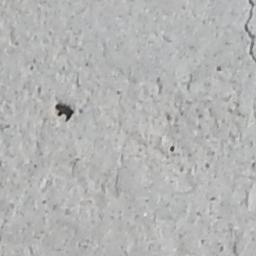
#> input picture backend/ai/data/structured_dataset/train/crack/D_7002-66.jpg, 256 x 256 px
$ python -i image_processor.py   (imports and definitions only)   (older library calls are emulated)
#> lines starting #> are read from the running program, lines starting #| are printed output that depends on the picture; after the words box and inside, x2 and y2 are one past the last pixel; in counts of white or black regions, pixels touching at a corner belong together
import cv2
import numpy as np

class ImageProcessor:
    def __init__(self, target_size=(224, 224)):
        self.target_size = target_size

    def preprocess(self, image_path):
        """
        Industrial-grade crack segmentation with texture rejection and geometric validation.
        """
        image = cv2.imread(image_path)
#> image is the input picture: shape (256, 256, 3); mean B, G, R 179.7, 180.2, 179.7
        if image is None:
            raise ValueError(f"Could not read image: {image_path}")

        # 1. Contrast Enhancement (CLAHE)
        lab = cv2.cvtColor(image, cv2.COLOR_BGR2LAB)
#> lab: shape (256, 256, 3); mean of channels 0, 1, 2 187.1, 127.8, 128.2
        l, a, b = cv2.split(lab)
        clahe = cv2.createCLAHE(clipLimit=2.0, tileGridSize=(8,8))
        cl = clahe.apply(l)
        limg = cv2.merge((cl,a,b))
#> limg: shape (256, 256, 3); mean of channels 0, 1, 2 179.3, 127.8, 128.2
        enhanced = cv2.cvtColor(limg, cv2.COLOR_LAB2BGR)

        # 2. Multi-stage Noise Reduction
        gray = cv2.cvtColor(enhanced, cv2.COLOR_BGR2GRAY)
        # Median blur is excellent for removing texture "speckles"
        denoised = cv2.medianBlur(gray, 5)
        # Bilateral filter preserves edges while smoothing flat areas
        smoothed = cv2.bilateralFilter(denoised, 9, 75, 75)

        # 3. Edge Extraction (Scharr)
        grad_x = cv2.Scharr(smoothed, cv2.CV_64F, 1, 0)
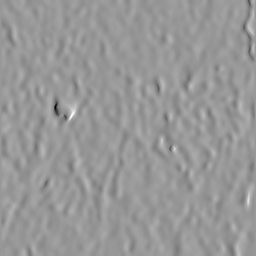
#> grad_x: shape (256, 256) float64; min -1513, max 1027, mean 1.1; drawn with min black and max white
        grad_y = cv2.Scharr(smoothed, cv2.CV_64F, 0, 1)
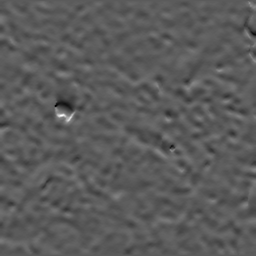
#> grad_y: shape (256, 256) float64; min -599, max 1065, mean -0.1; drawn with min black and max white
        grad = cv2.magnitude(grad_x, grad_y)
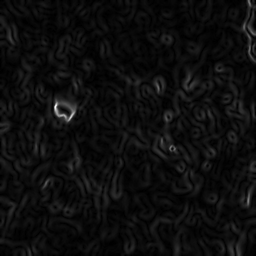
#> grad: shape (256, 256) float64; min 0, max 1571.5, mean 85.4; drawn with min black and max white
        grad = np.uint8(np.absolute(grad))
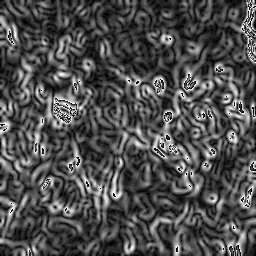
#> grad: shape (256, 256); min 0, max 255, mean 78.6

        # 4. Adaptive Thresholding
        thresh = cv2.adaptiveThreshold(
            grad, 255, cv2.ADAPTIVE_THRESH_GAUSSIAN_C,
            cv2.THRESH_BINARY, 11, 2
        )
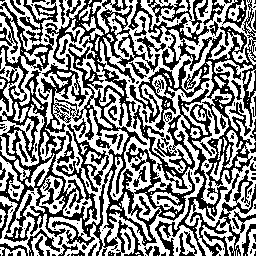
#> thresh: shape (256, 256); 53.6% white; 194 black regions (125 under 20 px), largest, box (x1, y1, x2, y2) and area: (0, 0, 195, 256) 14381, (128, 0, 256, 256) 10162, (19, 0, 58, 43) 506

        # 5. Advanced Morphological Filtering
        # Opening removes small objects (texture dots)
        kernel_small = np.ones((2,2), np.uint8)
        opening = cv2.morphologyEx(thresh, cv2.MORPH_OPEN, kernel_small, iterations=1)
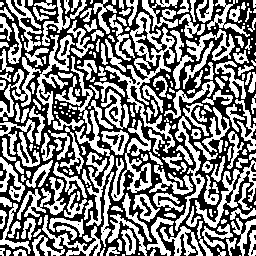
#> opening: shape (256, 256); 50.4% white; 65 black regions (40 under 20 px), largest, box (x1, y1, x2, y2) and area: (0, 0, 256, 256) 31028, (243, 225, 256, 256) 137, (140, 197, 152, 216) 80

        # Closing joins nearby crack segments
        kernel_large = np.ones((3,3), np.uint8)
        mask = cv2.morphologyEx(opening, cv2.MORPH_CLOSE, kernel_large, iterations=1)
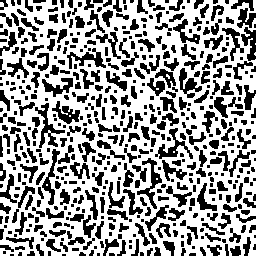
#> mask: shape (256, 256); 61.5% white; 552 black regions (225 under 20 px)

        # 6. Geometric Contour Validation (Texture Rejection)
        contours, _ = cv2.findContours(mask, cv2.RETR_EXTERNAL, cv2.CHAIN_APPROX_SIMPLE)
#> contours = 4 contours, 3 with area under 20; largest, box (x1, y1, x2, y2) and area: (0, 0, 256, 256) 60558

        accepted_cracks = []
        rejected_artifacts = []

        for cnt in contours:
            area = cv2.contourArea(cnt)
            peri = cv2.arcLength(cnt, True)

            # Basic size filter
            if area < 30 or peri < 40:
                rejected_artifacts.append(cnt)
                continue

            # Crack Geometry Metrics
            # 1. Aspect Ratio of Bounding Box (Cracks are usually elongated)
            x, y, w, h = cv2.boundingRect(cnt)
            rect_aspect_ratio = float(max(w, h)) / min(w, h)

            # 2. Solidity (Ratio of area to convex hull area)
            # Cracks are often "branchy" or thin, so they have low solidity compared to blobs
            hull = cv2.convexHull(cnt)
            hull_area = cv2.contourArea(hull)
            solidity = float(area) / hull_area if hull_area > 0 else 0

            # 3. Circularity (How close to a circle it is)
            # Cracks have very low circularity
            circularity = (4 * np.pi * area) / (peri * peri) if peri > 0 else 0

            # 4. Extent (Ratio of area to bounding box area)
            extent = float(area) / (w * h)

            # CRACK VALIDATION RULES:
            # - Must be elongated (high aspect ratio) OR
            # - Must be complex/thin (low circularity AND low solidity)
            is_crack = (rect_aspect_ratio > 2.5) or (circularity < 0.2 and solidity < 0.5)

            # Reject compact blobs (likely texture noise or shadows)
            if extent > 0.6 and circularity > 0.4:
                is_crack = False

            if is_crack:
                accepted_cracks.append(cnt)
            else:
                rejected_artifacts.append(cnt)
#> this loop made 4 passes
#> (area, peri, x, y, w, h, rect_aspect_ratio, hull_area) on pass 4: (60557.5, 2638, 0, 0, 256, 256, 1, 65019)
#> after the loop, accepted_cracks = []; rejected_artifacts has the same summary as contours

        geometry = self._analyze_geometry(accepted_cracks, image.shape)
#> geometry = {'total_length': 0, 'max_width': 0, 'density': 0, 'area_percentage': 0}

        return {
            "original": image,
            "enhanced": enhanced,
            "mask": mask,
            "contours": accepted_cracks,
            "rejected_contours": rejected_artifacts,
            "geometry": geometry
        }

    def _analyze_geometry(self, contours, img_shape):
        """
        Calculates physical properties of detected crack regions.
        """
        if not contours:
            return {"total_length": 0, "max_width": 0, "density": 0, "area_percentage": 0}

        total_area = 0
        max_width = 0
        total_length = 0

        for cnt in contours:
            area = cv2.contourArea(cnt)
            total_area += area

            # Approximate length using perimeter
            peri = cv2.arcLength(cnt, True)
            total_length += peri / 2

            # Estimate width using area/length
            if peri > 0:
                width = (2 * area) / peri
                max_width = max(max_width, width)

        img_area = img_shape[0] * img_shape[1]
        density = len(contours) / (img_area / 10000) # Contours per 100x100 block
        area_pct = (total_area / img_area) * 100

        return {
            "total_length": round(total_length, 2),
            "max_width": round(max_width, 2),
            "density": round(density, 2),
            "area_percentage": round(area_pct, 4)
        }

>>> result = ImageProcessor().preprocess('../data/structured_dataset/train/crack/D_7002-66.jpg')
#> result = 6 items

$ run again, on backend/ai/data/structured_dataset/train/crack/D_7003-162.jpg
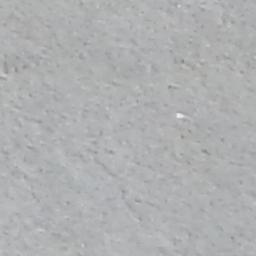
#> input picture backend/ai/data/structured_dataset/train/crack/D_7003-162.jpg, 256 x 256 px
#> in preprocess, image is the input picture: shape (256, 256, 3); mean B, G, R 177.3, 176.2, 175
#> lab: shape (256, 256, 3); mean of channels 0, 1, 2 183.3, 127.8, 127.3
#> limg: shape (256, 256, 3); mean of channels 0, 1, 2 178, 127.8, 127.3
#> in preprocess, `thresh = cv2.adaptiveThreshold( grad, 255, cv2.ADAPTIVE_THRESH_GAUSSIA..`:
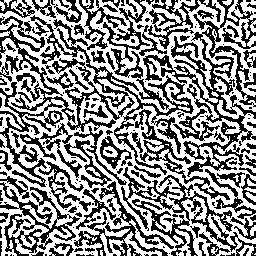
#> thresh: shape (256, 256); 55.3% white; 219 black regions (135 under 20 px), largest, box (x1, y1, x2, y2) and area: (0, 15, 194, 187) 6611, (143, 0, 256, 177) 4695, (121, 167, 256, 256) 2568
#> opening: shape (256, 256); 52.3% white; 77 black regions (55 under 20 px), largest, box (x1, y1, x2, y2) and area: (0, 0, 256, 256) 27199, (0, 172, 83, 256) 2082, (33, 0, 83, 24) 485
#> in preprocess, `mask = cv2.morphologyEx(opening, cv2.MORPH_CLOSE, kernel_large, iterat..`:
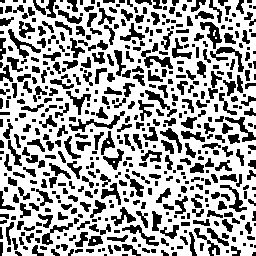
#> mask: shape (256, 256); 63.9% white; 544 black regions (199 under 20 px)
#> contours = 2 contours, 1 with area under 20; largest, box (x1, y1, x2, y2) and area: (0, 0, 256, 256) 61636
#> the loop in preprocess, `for cnt in contours:` made 2 passes
#> (area, peri, x, y, w, h, rect_aspect_ratio, hull_area) on pass 2: (61636, 2278.8, 0, 0, 256, 256, 1, 64998)
#> after the loop in preprocess, `for cnt in contours:`: accepted_cracks = []; rejected_artifacts has the same summary as contours
#> geometry = {'total_length': 0, 'max_width': 0, 'density': 0, 'area_percentage': 0}
#> result = 6 items

$ run again, on backend/ai/data/structured_dataset/train/crack/D_7005-173.jpg
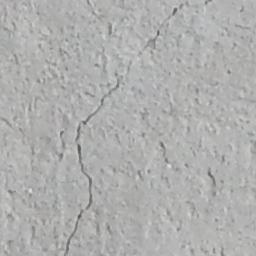
#> input picture backend/ai/data/structured_dataset/train/crack/D_7005-173.jpg, 256 x 256 px
#> in preprocess, image is the input picture: shape (256, 256, 3); mean B, G, R 174.1, 175, 174.8
#> lab: shape (256, 256, 3); mean of channels 0, 1, 2 182.2, 127.9, 128.4
#> limg: shape (256, 256, 3); mean of channels 0, 1, 2 177.6, 127.9, 128.4
#> in preprocess, `thresh = cv2.adaptiveThreshold( grad, 255, cv2.ADAPTIVE_THRESH_GAUSSIA..`:
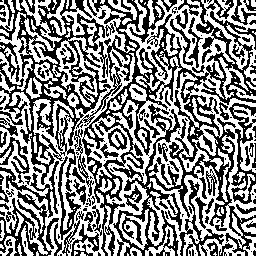
#> thresh: shape (256, 256); 53.1% white; 207 black regions (115 under 20 px), largest, box (x1, y1, x2, y2) and area: (76, 0, 256, 256) 13242, (0, 0, 111, 185) 5884, (0, 161, 59, 256) 1756
#> opening: shape (256, 256); 49.6% white; 297 white regions (112 under 20 px), largest, box (x1, y1, x2, y2) and area: (120, 0, 215, 92) 2395, (185, 163, 256, 245) 1630, (0, 93, 49, 197) 1351
#> in preprocess, `mask = cv2.morphologyEx(opening, cv2.MORPH_CLOSE, kernel_large, iterat..`:
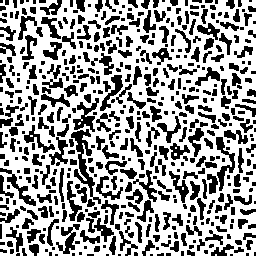
#> mask: shape (256, 256); 62% white; 536 black regions (201 under 20 px)
#> contours = 3 contours, 2 with area under 20; largest, box (x1, y1, x2, y2) and area: (0, 0, 256, 256) 61600
#> the loop in preprocess, `for cnt in contours:` made 3 passes
#> (area, peri, x, y, w, h, rect_aspect_ratio, hull_area) on pass 3: (61600.5, 2290.1, 0, 0, 256, 256, 1, 65016.5)
#> after the loop in preprocess, `for cnt in contours:`: accepted_cracks = []; rejected_artifacts has the same summary as contours
#> geometry = {'total_length': 0, 'max_width': 0, 'density': 0, 'area_percentage': 0}
#> result = 6 items

$ run again, on backend/ai/data/structured_dataset/train/crack/D_7005-176.jpg
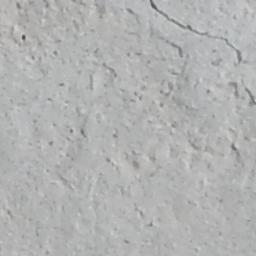
#> input picture backend/ai/data/structured_dataset/train/crack/D_7005-176.jpg, 256 x 256 px
#> in preprocess, image is the input picture: shape (256, 256, 3); mean B, G, R 177.8, 178.2, 177.4
#> lab: shape (256, 256, 3); mean of channels 0, 1, 2 185.2, 127.6, 128
#> limg: shape (256, 256, 3); mean of channels 0, 1, 2 179.4, 127.6, 128
#> thresh: shape (256, 256); 53.5% white; 211 black regions (123 under 20 px), largest, box (x1, y1, x2, y2) and area: (0, 0, 212, 256) 14712, (127, 0, 256, 186) 3624, (154, 129, 256, 256) 2456
#> opening: shape (256, 256); 49.8% white; 252 white regions (100 under 20 px), largest, box (x1, y1, x2, y2) and area: (155, 142, 203, 256) 1672, (67, 43, 122, 184) 1623, (163, 44, 228, 132) 1572
#> in preprocess, `mask = cv2.morphologyEx(opening, cv2.MORPH_CLOSE, kernel_large, iterat..`:
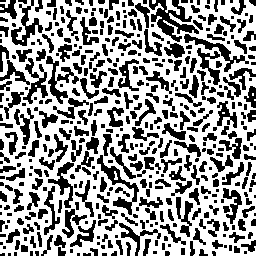
#> mask: shape (256, 256); 60.2% white; 469 black regions (167 under 20 px)
#> contours = 8 contours, 5 with area under 20; largest, box (x1, y1, x2, y2) and area: (0, 0, 256, 256) 60044, (165, 0, 180, 15) 80, (0, 0, 10, 8) 24
#> the loop in preprocess, `for cnt in contours:` made 8 passes
#> (area, peri, x, y, w, h, rect_aspect_ratio, hull_area) on passes 5, 7: (79.5, 57.56, 165, 0, 15, 15, 1, 141.5), (60044.5, 2660.5, 0, 0, 256, 256, 1, 64895)
#> after the loop in preprocess, `for cnt in contours:`: accepted_cracks = []; rejected_artifacts has the same summary as contours
#> geometry = {'total_length': 0, 'max_width': 0, 'density': 0, 'area_percentage': 0}
#> result = 6 items
